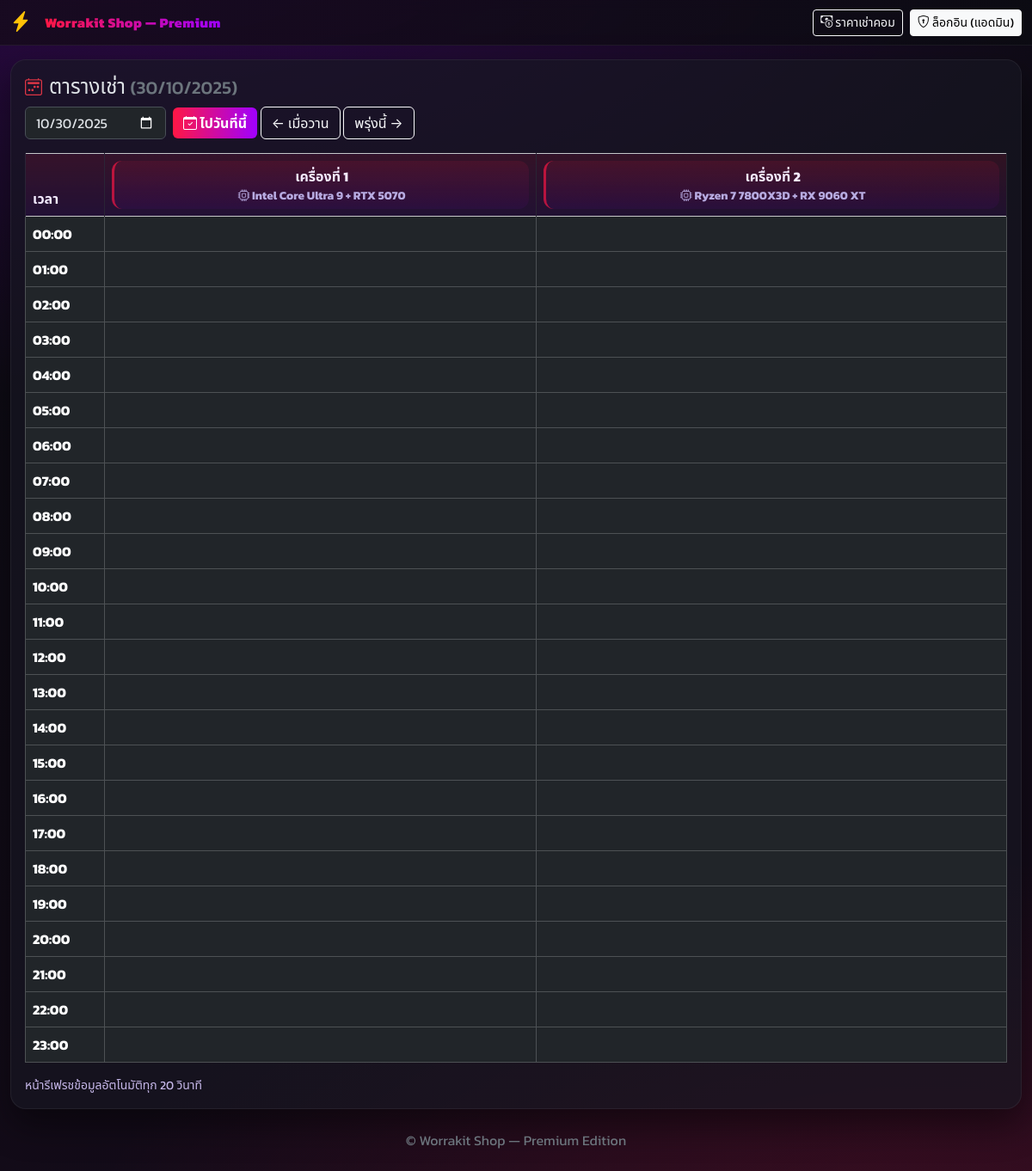
Screenshot of /schedule?date=2025-10-30 with the database file from the repository.
### app.py (models this page shows)
class Computer(db.Model):
    id = db.Column(db.Integer, primary_key=True)
    name = db.Column(db.String(120), nullable=False)
    spec = db.Column(db.String(250), nullable=True)
    rate_hour = db.Column(db.Float, default=0.0)
    rate_day = db.Column(db.Float, default=0.0)
    is_active = db.Column(db.Boolean, default=True)
    rentals = db.relationship("Booking", backref="computer", lazy=True, cascade="all, delete-orphan")

### app.py (the view)
@app.route('/schedule')
def schedule():
    day = parse_date(request.args.get('date'))
    ctx = _sched_ctx(day)
    ctx['brand'] = BRAND_NAME
    if request.args.get('partial') == '1':
        return render_template('_schedule_table.html', **ctx)
    return render_template('schedule.html', **ctx)

### app.py (called while the page is built)
def parse_date(s: str | None, default: date | None = None) -> date:
    if not s:
        return default or date.today()
    return datetime.strptime(s, "%Y-%m-%d").date()

def _sched_ctx(day: date):
    start_of_day = datetime.combine(day, time(0,0))
    end_of_day = start_of_day + timedelta(days=1)
    comps = Computer.query.filter_by(is_active=True).order_by(Computer.id.asc()).all()
    bookings = Booking.query.filter(Booking.start_at < end_of_day, Booking.end_at > start_of_day).all()
    by_comp = {c.id: [] for c in comps}
    for b in bookings:
        by_comp.setdefault(b.computer_id, []).append(b)
    hours = [start_of_day + timedelta(hours=h) for h in range(24)]
    return dict(day=day, comps=comps, hours=hours, by_comp=by_comp, timedelta=timedelta)

### templates/schedule.html (shortened to what this page needs)
{% extends "base.html" %}
{% block content %}
<div class="row g-3">
  <div class="col-12 col-xxl-10">
    <div class="cardx p-3">
      <div class="d-flex align-items-center gap-2 mb-2">
        <i class="bi bi-calendar2-week text-danger fs-5"></i>
        <h4 class="m-0">ตารางเช่า <small class="text-secondary">({{ day.strftime('%d/%m/%Y') }})</small></h4>
      </div>
      <form class="row g-2 mb-3" method="get" id="dayForm">
        <div class="col-auto">
          <input type="date" class="form-control" name="date" id="dateInput" value="{{ day.isoformat() }}">
        </div>
        <div class="col-auto">
          <button class="btn btn-neon" type="submit"><i class="bi bi-calendar-check"></i> ไปวันที่นี้</button>
          <a class="btn btn-outline-light" href="{{ url_for('schedule', date=(day - timedelta(days=1)).isoformat()) }}">← เมื่อวาน</a>
          <a class="btn btn-outline-light" href="{{ url_for('schedule', date=(day + timedelta(days=1)).isoformat()) }}">พรุ่งนี้ →</a>
        </div>
      </form>
      <div id="scheduleTable">{% include "_schedule_table.html" %}</div>
      <div class="tip small mt-2">หน้ารีเฟรชข้อมูลอัตโนมัติทุก 20 วินาที</div>
    </div>
  </div>
{% endblock %}

### templates/_schedule_table.html (shortened to what this page needs)
<table class="table table-dark table-bordered table-hover align-middle">
  <thead class="table-light sticky-head">
    <tr>
      <th class="time-col sticky-col">เวลา</th>
      {% for c in comps %}
        <th class="slot text-center">
          <div class="machine-head">
            <div class="fw-bold">{{ c.name }}</div>
            <div class="spec"><i class="bi bi-cpu"></i> {{ c.spec }}</div>
          </div>
        </th>
      {% endfor %}
    </tr>
  </thead>
  <tbody>
    {% for h in hours %}
      <tr>
        <th class="time-col sticky-col">{{ h.strftime('%H:00') }}</th>
        {% for c in comps %}
          <td>
          </td>
        {% endfor %}
      </tr>
    {% endfor %}
  </tbody>
</table>

### templates/base.html (style rules this page uses)
:root { --bg1:#0b0b12; --bg2:#150b1a; --neon1:#ff1744; --neon2:#a000ff; --card:#171722; }
* { font-family: 'Kanit', system-ui, -apple-system, Segoe UI, Roboto, 'Noto Sans Thai', sans-serif; }
body { background: radial-gradient(1200px 600px at 10% -10%, rgba(160,0,255,.25), transparent), radial-gradient(1000px 500px at 90% 110%, rgba(255,23,68,.18), transparent), linear-gradient(160deg, var(--bg1), var(--bg2)); min-height:100vh; }
.cardx { background: rgba(23,23,34,.65); border:1px solid rgba(255,255,255,.06); border-radius:18px; box-shadow: 0 18px 40px rgba(0,0,0,.45); }
.slot { min-width: 210px; }
.sticky-col { position: sticky; left:0; z-index: 3; background: rgba(21,21,30,.95); }
.sticky-head { position: sticky; top: 0; z-index: 5; }
.time-col { width: 92px; }
thead.table-light th { background: linear-gradient(180deg, rgba(255,23,68,.12), rgba(160,0,255,.08)); color:#f3eaff; border-color: rgba(255,255,255,.08); }
.machine-head { padding:6px 8px; border-radius:12px; border-left:3px solid rgba(255,23,68,.65); background: linear-gradient(180deg, rgba(255,23,68,.10), rgba(160,0,255,.06)); }
.spec { color:#cfc7ff; opacity:.85; font-size:.85rem }
.btn-neon { background: linear-gradient(90deg, var(--neon1), var(--neon2)); border:0; color:#fff; font-weight:700 }
.tip { color:#d9c9ff; opacity:.9 }

### rows the page displays
Computer: name "เครื่องที่ 1", spec "Intel Core Ultra 9 + RTX 5070"
Computer: name "เครื่องที่ 2", spec "Ryzen 7 7800X3D + RX 9060 XT"

### other values shown
{{ day.strftime('%d/%m/%Y') }} "30/10/2025"
{{ h.strftime('%H:00') }} "00:00" "01:00" "02:00" "03:00" "04:00" "05:00" "06:00" "07:00" "08:00" "09:00" "10:00" "11:00" "12:00" "13:00" "14:00" "15:00" "16:00" "17:00" "18:00" "19:00" "20:00" "21:00" "22:00" "23:00"
